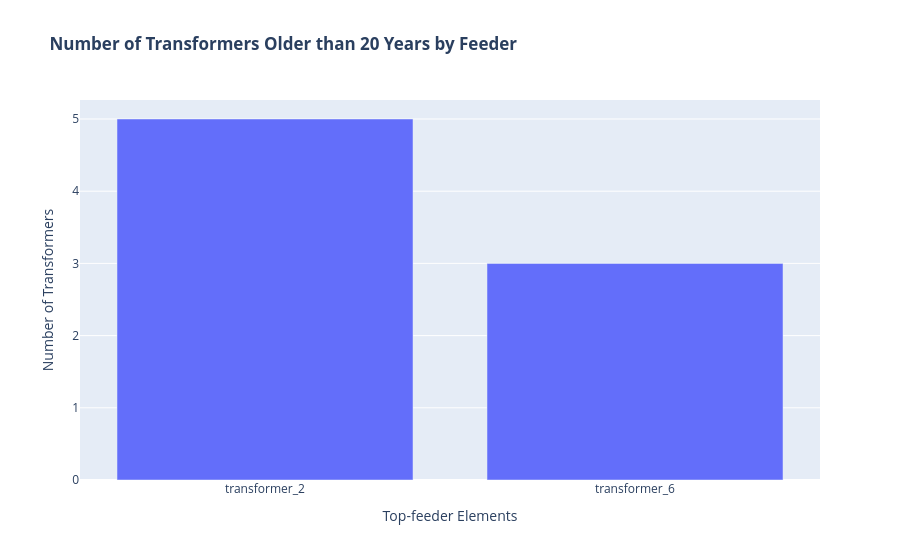

Notebook code for this chart:
### Code cell
# Plot the results using a bar chart.
fig = px.bar(
    df_feeder.reset_index(),
    x="feeder_top_element",
    y="number_of_transformers",
    title="<b> Number of Transformers Older than 20 Years by Feeder<b>",
    labels={
        "feeder_top_element": "Top-feeder Elements",
        "number_of_transformers": "Number of Transformers",
    },
)
fig.show()

### Figure 1 — Plotly figure (JSON) as saved in the notebook; plotly's stock layout.template omitted (floating-point values rounded to 4 significant figures)
{"data": [{"hovertemplate": "Top-feeder Elements=%{x}<br>Number of Transformers=%{y}<extra></extra>", "legendgroup": "", "marker": {"color": "#636efa", "pattern": {"shape": ""}}, "name": "", "orientation": "v", "showlegend": false, "textposition": "auto", "type": "bar", "x": ["transformer_2", "transformer_6"], "xaxis": "x", "y": [5, 3], "yaxis": "y"}], "layout": {"barmode": "relative", "legend": {"tracegroupgap": 0}, "title": {"text": "<b> Number of Transformers Older than 20 Years by Feeder<b>"}, "xaxis": {"anchor": "y", "domain": [0.0, 1.0], "title": {"text": "Top-feeder Elements"}}, "yaxis": {"anchor": "x", "domain": [0.0, 1.0], "title": {"text": "Number of Transformers"}}}}
